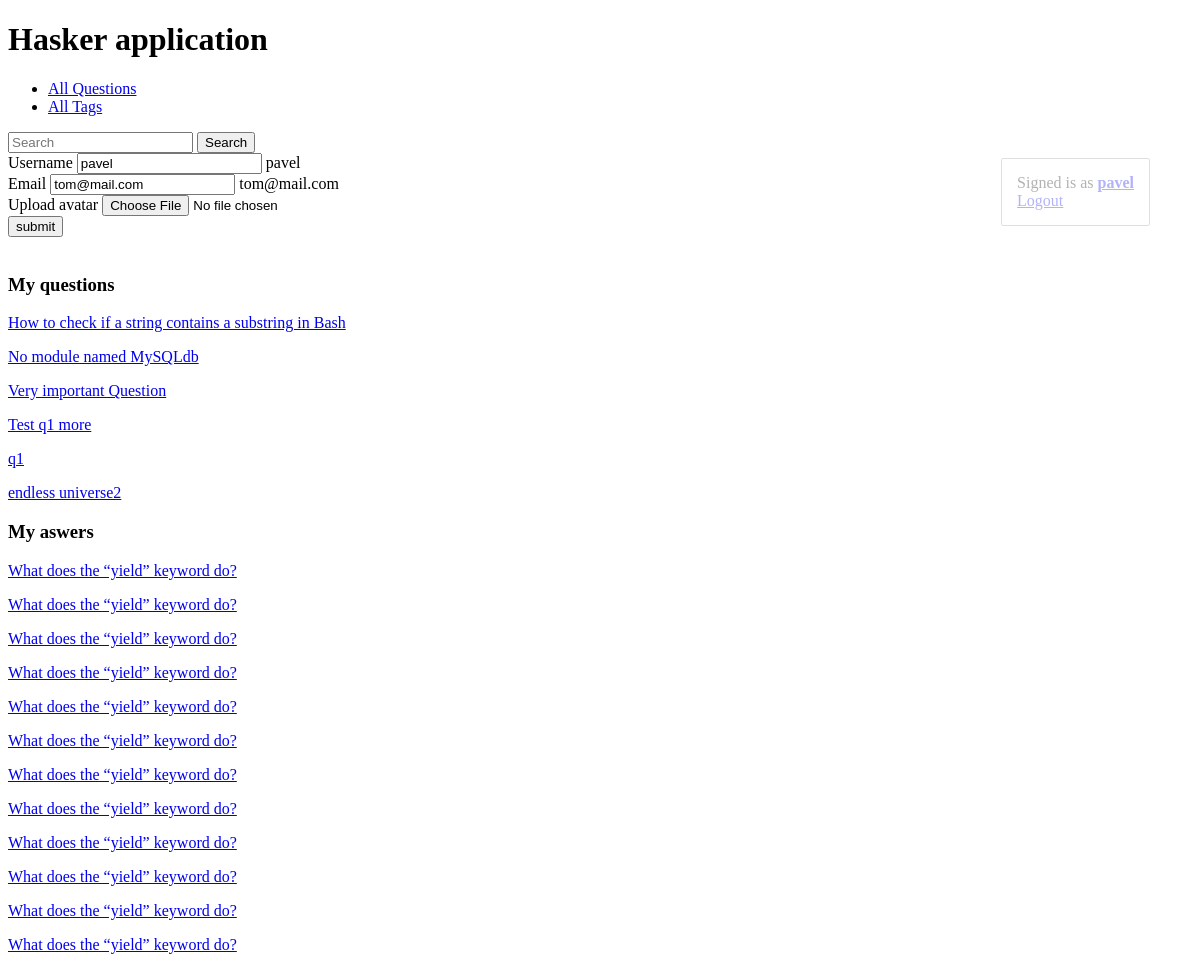
Screenshot of /accounts/settings/ (signed in) with the database file from the repository.
### hasker/models.py (models this page shows, shortened)
class Question(models.Model):
    author = models.ForeignKey(User, on_delete=models.CASCADE)
    title = models.CharField(max_length=150, db_index=True)
    slug = models.SlugField(max_length=150, blank=True, unique=True)
    content = RichTextField(blank=False, db_index=True)
    tags = models.ManyToManyField('Tag', blank=True, related_name='questions')
    date_create = models.DateTimeField(auto_now_add=True)
    def get_absolute_url(self):
        return reverse('question_detail_url', kwargs={'slug': self.slug})
    class Meta:
        ordering = ['-date_create']

class Answer(models.Model):
    user = models.ForeignKey(User, on_delete=models.CASCADE)
    question = models.ForeignKey(Question, on_delete=models.CASCADE)
    content = RichTextField(blank=False, db_index=True)
    date_create = models.DateTimeField(auto_now_add=True)
    is_correct = models.BooleanField(default=False)

### accounts/views.py (the view)
# urls.py: path('settings/', user_settings, name='user_settings_url'),
@login_required
def user_settings(request):
    user = get_object_or_404(User, pk=request.user.pk)
    try:
        userprofile = user.userprofile
    except:
        userprofile = None
    if request.method == 'POST':
        form = UserRegistrationForm(request.POST, request.FILES)
        if form.is_valid():
            username = form.cleaned_data['username']
            password = form.cleaned_data['password1']
            email = form.cleaned_data['email']
            avatar = request.FILES['avatar']
            user.delete()
            if userprofile:
                userprofile.delete()
            user = User.objects.create_user(username, email=email, password=password)
            if avatar:
                userprofile = UserProfile.objects.create(user=user, avatar=avatar)
            messages.success(request, 'Successfully update {}'.format(user.username))
            return render(request, 'accounts/settings.html', context={'form': form, 'user': user})
    else:
        form = UserRegistrationForm()
        form.fields['username'].initial = user.username
        form.fields['email'].initial = user.email
    return render(request, 'accounts/settings.html', context={'form': form, 'user': user})

### accounts/forms.py (shortened to what this page needs)
class UserRegistrationForm(forms.Form):
    username = forms.CharField(
                        label='Username',
                        max_length=100,
                        min_length=5,
                        widget=forms.TextInput(attrs={'class': 'form-control'}))
    email = forms.EmailField(widget=forms.TextInput(attrs={'class': 'form-control'}))
    password1 = forms.CharField(
                            label="Password",
                            max_length=100,
                            min_length=5,
                            widget=forms.PasswordInput(attrs={'class': 'form-control'}))
    password2 = forms.CharField(
                            label="Confirm Password",
                            max_length=100,
                            min_length=5,
                            widget=forms.PasswordInput(attrs={'class': 'form-control'}))
    avatar = forms.ImageField(label="Upload avatar")

### accounts/templates/accounts/settings.html (shortened to what this page needs)
{% extends 'base.html' %}
{% block content %}
  <div class="container">
    <div class="row">
      <div class="col-sm-6 offset-sm-3">
        <form enctype="multipart/form-data" action="" method="post">
            <div class="form-group">
              {{ form.username.label }}
              {{ form.username }}
              {{ user.username }}
            </div>
            <div class="form-group">
              {{ form.email.label }}
              {{ form.email }}
              {{ user.email }}
            </div>
            <div class="form-group">
              {{ form.avatar.label }}
              {{ form.avatar }}
            </div>
          <input type="submit" value="submit" class='btn btn-primary'>
        </form>
      </div>
    </div>
  </div>
<h3> My questions </h3>
    {% for question in user.question_set.all %}
        <p> <a href="{{ question.get_absolute_url }}" class="but1">{{ question.title  }}</a> </p>
    {% endfor %}
<h3> My aswers </h3>
    {% for answer in user.answer_set.all %}
        <p> <a href="{{ answer.question.get_absolute_url }}" class="but1">{{ answer.question.title  }}</a> </p>
    {% endfor %}
{% endblock %}

### templates/base.html (shortened to what this page needs)
{% load static %}
<!DOCTYPE html>
<html lang="en">
<head>
    <link rel="stylesheet" href="{% static 'css/styles.css' %}">
</head>
<body>
<h1>Hasker application</h1>
<ul>
    <li> <a href="{% url 'questions_list_url' %}" > All Questions </a> </li>
    <li> <a href="{% url 'tags_list_url' %}" > All Tags </a> </li>
</ul>
<div>
    <form action="{% url 'questions_list_url' %}">
        <input type="search" placeholder="Search" aria-label="Search" name="search">
        <button type="submit" > Search </button>
    </form>
</div>
{% if request.user.is_authenticated %}
    <div class="admin-panel">
         <div> Signed is as
            <a style="font-weight: bold" href="/accounts/settings"> {{ request.user }} </a>
         </div>
            <a href="/accounts/logout"> Logout </a>
    </div>
{% endif %}
{% block content %}{% endblock %}
</body>
</html>

### static/css/styles.css (style rules this page uses)
.admin-panel { border: 1px solid #999; border-radius: 2px; position: fixed; right: 50px; head: 15px; opacity: 0.3; padding: 15px; margin: 5px 0; }

### rows the page displays
Question: title "How to check if a string contains a substring in Bash"
Question: title "No module named MySQLdb"
Question: title "Very important Question"
Question: title "Test q1 more"
Question: title "q1"
Question: title "endless universe2"
Answer: question "What does the “yield” keyword do?"
Answer: question "What does the “yield” keyword do?"
Answer: question "What does the “yield” keyword do?"
Answer: question "What does the “yield” keyword do?"
Answer: question "What does the “yield” keyword do?"
Answer: question "What does the “yield” keyword do?"
Answer: question "What does the “yield” keyword do?"
Answer: question "What does the “yield” keyword do?"
Answer: question "What does the “yield” keyword do?"
Answer: question "What does the “yield” keyword do?"
Answer: question "What does the “yield” keyword do?"
Answer: question "What does the “yield” keyword do?"

### other values shown
{{ request.user }} "pavel"
{{ user.username }} "pavel"
{{ user.email }} "tom@mail.com"
